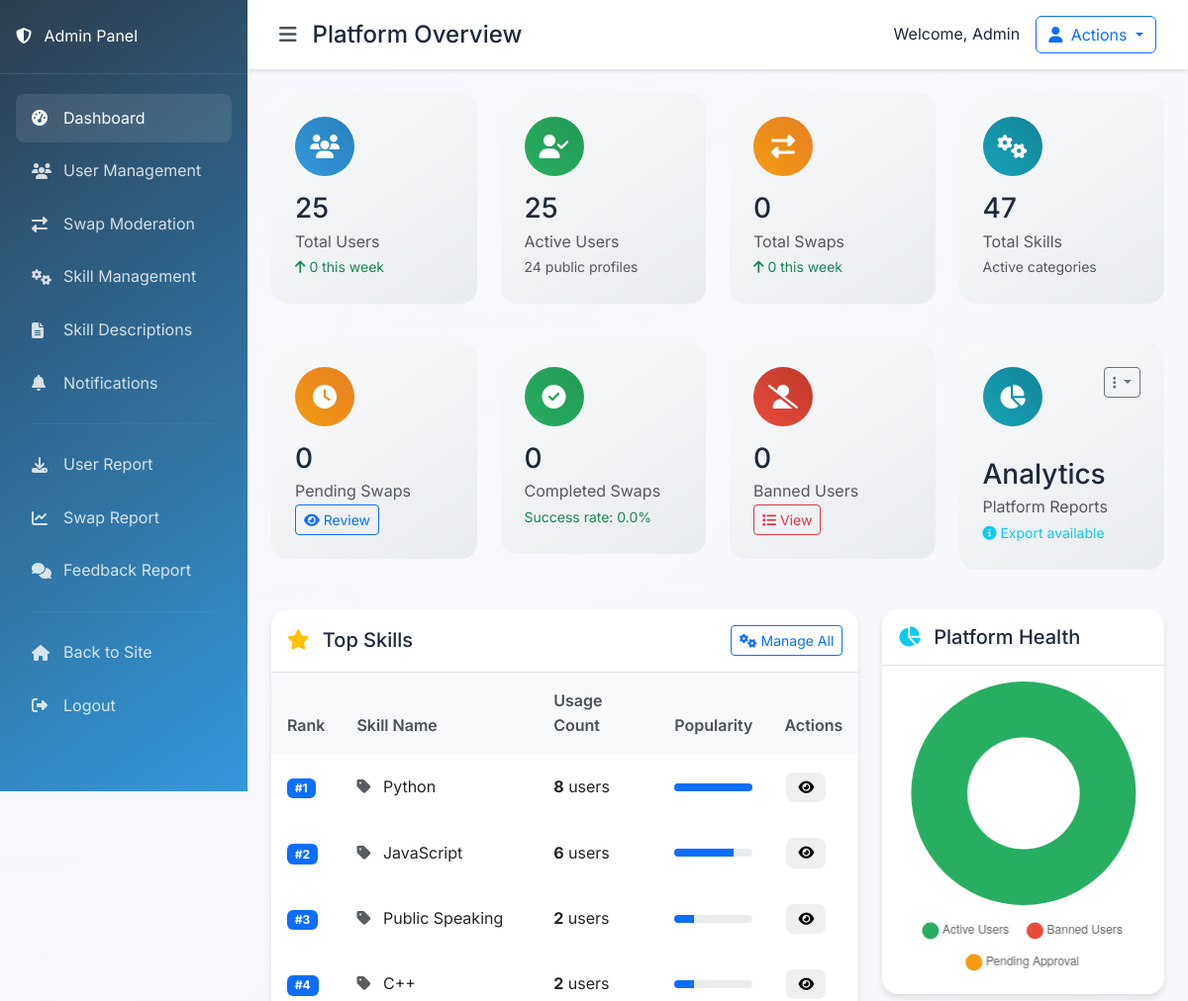
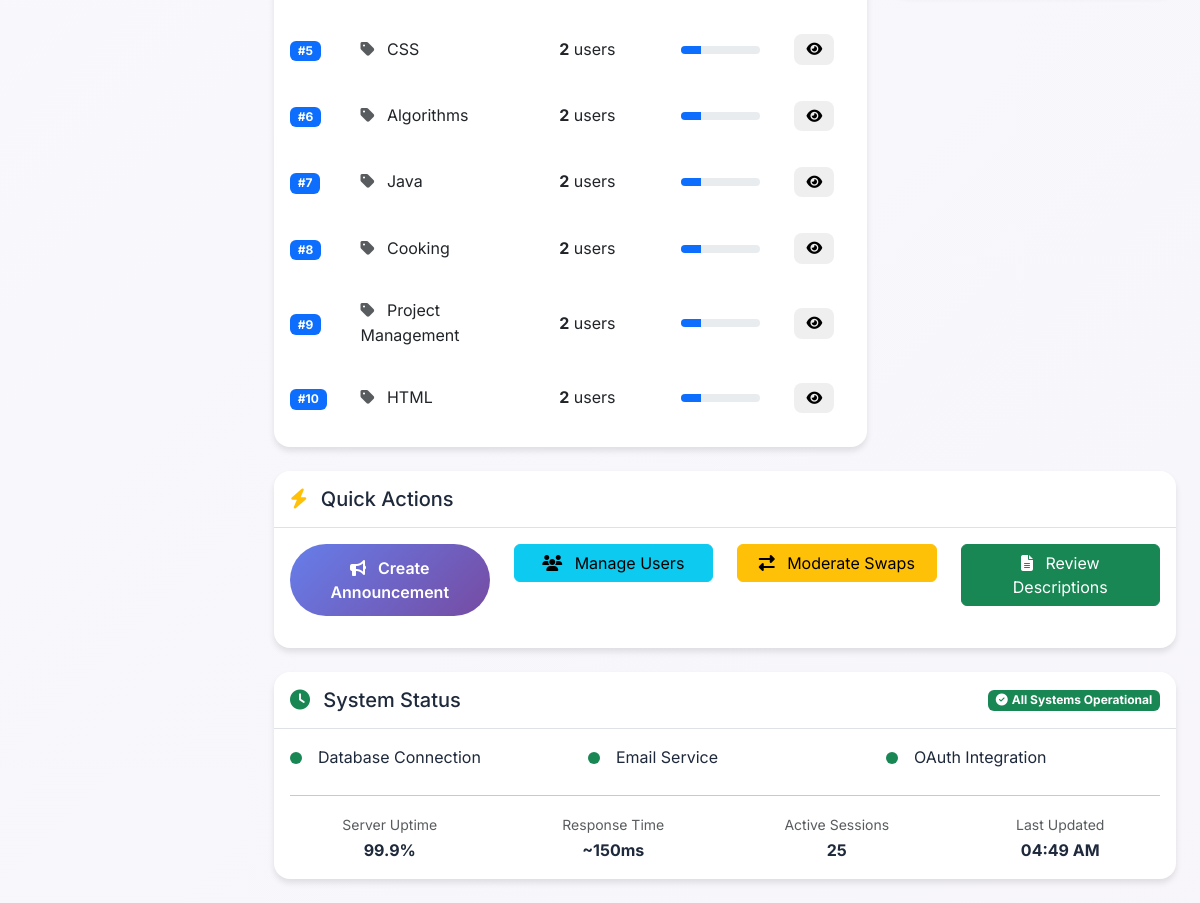
The page /admin/admin_dashboard (signed in) on the database its author committed (2 pictures, top to bottom).
### SkillSwapHub/models.py (models this page shows)
class Skill(db.Model):
    id = db.Column(db.Integer, primary_key=True)
    name = db.Column(db.String(100), unique=True, nullable=False)

### SkillSwapHub/admin_routes.py (the view)
    def decorated_function(*args, **kwargs):
        if not is_admin():
            flash('Access denied. Admin privileges required.', 'error')
            return redirect(url_for('main.index'))
        return f(*args, **kwargs)

### SkillSwapHub/templates/admin_dashboard.html (shortened to what this page needs)
{% extends "admin/admin_base.html" %}
{% block page_title %}Platform Overview{% endblock %}
{% block content %}
<div class="row mb-4">
    <div class="col-lg-3 col-md-6">
        <div class="stat-card">
            <div class="stat-icon stat-primary">
                <i class="fas fa-users"></i>
            </div>
            <h3 class="mb-1">{{ stats.total_users }}</h3>
            <p class="text-muted mb-0">Total Users</p>
            <small class="text-success">
                <i class="fas fa-arrow-up"></i> {{ stats.new_users_week }} this week
            </small>
        </div>
    </div>
    <div class="col-lg-3 col-md-6">
        <div class="stat-card">
            <div class="stat-icon stat-success">
                <i class="fas fa-user-check"></i>
            </div>
            <h3 class="mb-1">{{ stats.active_users }}</h3>
            <p class="text-muted mb-0">Active Users</p>
            <small class="text-muted">
                {{ stats.public_profiles }} public profiles
            </small>
        </div>
    </div>
    <div class="col-lg-3 col-md-6">
        <div class="stat-card">
            <div class="stat-icon stat-warning">
                <i class="fas fa-exchange-alt"></i>
            </div>
            <h3 class="mb-1">{{ stats.total_swaps }}</h3>
            <p class="text-muted mb-0">Total Swaps</p>
            <small class="text-success">
                <i class="fas fa-arrow-up"></i> {{ stats.new_swaps_week }} this week
            </small>
        </div>
    </div>
    <div class="col-lg-3 col-md-6">
        <div class="stat-card">
            <div class="stat-icon stat-info">
                <i class="fas fa-cogs"></i>
            </div>
            <h3 class="mb-1">{{ stats.total_skills }}</h3>
            <p class="text-muted mb-0">Total Skills</p>
            <small class="text-muted">
                Active categories
            </small>
        </div>
    </div>
</div>
<div class="row mb-4">
    <div class="col-lg-3 col-md-6">
        <div class="stat-card">
            <div class="stat-icon stat-warning">
                <i class="fas fa-clock"></i>
            </div>
            <h3 class="mb-1">{{ stats.pending_swaps }}</h3>
            <p class="text-muted mb-0">Pending Swaps</p>
            <a href="{{ url_for('admin.swap_moderation', status='pending') }}" class="btn btn-sm btn-outline-primary">
                <i class="fas fa-eye me-1"></i>Review
            </a>
        </div>
    </div>
    <div class="col-lg-3 col-md-6">
        <div class="stat-card">
            <div class="stat-icon stat-success">
                <i class="fas fa-check-circle"></i>
            </div>
            <h3 class="mb-1">{{ stats.completed_swaps }}</h3>
            <p class="text-muted mb-0">Completed Swaps</p>
            <small class="text-success">
                Success rate: {{ "%.1f"|format((stats.completed_swaps / stats.total_swaps * 100) if stats.total_swaps > 0 else 0) }}%
            </small>
        </div>
    </div>
    <div class="col-lg-3 col-md-6">
        <div class="stat-card">
            <div class="stat-icon stat-danger">
                <i class="fas fa-user-slash"></i>
            </div>
            <h3 class="mb-1">{{ stats.banned_users }}</h3>
            <p class="text-muted mb-0">Banned Users</p>
            <a href="{{ url_for('admin.user_list', status='banned') }}" class="btn btn-sm btn-outline-danger">
                <i class="fas fa-list me-1"></i>View
            </a>
        </div>
    </div>
    <div class="col-lg-3 col-md-6">
        <div class="stat-card">
            <div class="d-flex justify-content-between align-items-start mb-3">
                <div class="stat-icon stat-info">
                    <i class="fas fa-chart-pie"></i>
                </div>
                <div class="dropdown">
                    <button class="btn btn-sm btn-outline-secondary dropdown-toggle" data-bs-toggle="dropdown">
                        <i class="fas fa-ellipsis-v"></i>
                    </button>
                </div>
            </div>
            <h3 class="mb-1">Analytics</h3>
            <p class="text-muted mb-0">Platform Reports</p>
            <small class="text-info">
                <i class="fas fa-info-circle"></i> Export available
            </small>
        </div>
    </div>
</div>
<div class="row mb-4">
    <div class="col-lg-8">
        <div class="data-table">
            <div class="d-flex justify-content-between align-items-center p-3 border-bottom">
                <h5 class="mb-0">
                    <i class="fas fa-star me-2 text-warning"></i>
                    Top Skills
                </h5>
                <a href="{{ url_for('admin.skill_moderation') }}" class="btn btn-sm btn-outline-primary">
                    <i class="fas fa-cogs me-1"></i>Manage All
                </a>
            </div>
            <div class="table-responsive">
                <table class="table">
                    <thead>
                        <tr>
                            <th>Rank</th>
                            <th>Skill Name</th>
                            <th>Usage Count</th>
                            <th>Popularity</th>
                            <th>Actions</th>
                        </tr>
                    </thead>
                    <tbody>
                        {% for skill_name, usage_count in stats.top_skills %}
                        {% set max_usage = stats.top_skills[0][1] if stats.top_skills and stats.top_skills[0][1] else 0 %}
                        {% set width_percent = ((usage_count / max_usage * 100) | round(2)) if max_usage > 0 else 0 %}
                        <tr>
                            <td>
                                <span class="badge bg-primary">#{{ loop.index }}</span>
                            </td>
                            <td>
                                <i class="fas fa-tag me-2 text-muted"></i>
                                {{ skill_name }}
                            </td>
                            <td>
                                <strong>{{ usage_count }}</strong> users
                            </td>
                            <td>
                                <div class="progress" style="height: 8px;">
                                    <div class="progress-bar" style="width: {{ width_percent|float }}%;"></div>
                                </div>
                            </td>
                            <td>
                                <button class="action-btn btn-outline-info" onclick="viewSkillDetails('{{ skill_name }}')">
                                    <i class="fas fa-eye"></i>
                                </button>
                            </td>
                        </tr>
                        {% endfor %}
                    </tbody>
                </table>
            </div>
        </div>
    </div>
    <div class="col-lg-4">
        <div class="data-table">
            <div class="p-3 border-bottom">
                <h5 class="mb-0">
                    <i class="fas fa-chart-pie me-2 text-info"></i>
                    Platform Health
                </h5>
            </div>
            <div class="p-3">
                <canvas id="healthChart" width="300" height="300"></canvas>
            </div>
        </div>
    </div>
</div>
<div class="row mb-4">
    <div class="col-12">
        <div class="data-table">
            <div class="p-3 border-bottom">
                <h5 class="mb-0">
                    <i class="fas fa-bolt me-2 text-warning"></i>
                    Quick Actions
                </h5>
            </div>
            <div class="p-3">
                <div class="row">
                    <div class="col-lg-3 col-md-6 mb-3">
                        <a href="{{ url_for('admin.create_notification') }}" class="btn btn-primary w-100">
                            <i class="fas fa-bullhorn me-2"></i>
                            Create Announcement
                        </a>
                    </div>
                    <div class="col-lg-3 col-md-6 mb-3">
                        <a href="{{ url_for('admin.user_list') }}" class="btn btn-info w-100">
                            <i class="fas fa-users me-2"></i>
                            Manage Users
                        </a>
                    </div>
                    <div class="col-lg-3 col-md-6 mb-3">
                        <a href="{{ url_for('admin.swap_moderation') }}" class="btn btn-warning w-100">
                            <i class="fas fa-exchange-alt me-2"></i>
                            Moderate Swaps
                        </a>
                    </div>
                    <div class="col-lg-3 col-md-6 mb-3">
                        <a href="{{ url_for('admin.skill_descriptions') }}" class="btn btn-success w-100">
                            <i class="fas fa-file-alt me-2"></i>
                            Review Descriptions
                        </a>
                    </div>
                </div>
            </div>
        </div>
    </div>
</div>
<div class="row">
    <div class="col-12">
        <div class="data-table">
            <div class="d-flex justify-content-between align-items-center p-3 border-bottom">
                <h5 class="mb-0">
                    <i class="fas fa-clock me-2 text-success"></i>
                    System Status
                </h5>
                <span class="badge bg-success">
                    <i class="fas fa-check-circle me-1"></i>All Systems Operational
                </span>
            </div>
            <div class="p-3">
                <div class="row">
                    <div class="col-md-4">
                        <div class="d-flex align-items-center mb-2">
                            <div class="status-indicator bg-success rounded-circle me-3" style="width: 12px; height: 12px;"></div>
                            <span>Database Connection</span>
                        </div>
                    </div>
                    <div class="col-md-4">
                        <div class="d-flex align-items-center mb-2">
                            <div class="status-indicator bg-success rounded-circle me-3" style="width: 12px; height: 12px;"></div>
                            <span>Email Service</span>
                        </div>
                    </div>
                    <div class="col-md-4">
                        <div class="d-flex align-items-center mb-2">
                            <div class="status-indicator bg-success rounded-circle me-3" style="width: 12px; height: 12px;"></div>
                            <span>OAuth Integration</span>
                        </div>
                    </div>
                </div>
                <hr class="my-3">
                <div class="row text-center">
                    <div class="col-md-3">
                        <small class="text-muted">Server Uptime</small>
                        <div class="fw-bold">99.9%</div>
                    </div>
                    <div class="col-md-3">
                        <small class="text-muted">Response Time</small>
                        <div class="fw-bold">~150ms</div>
                    </div>
                    <div class="col-md-3">
                        <small class="text-muted">Active Sessions</small>
                        <div class="fw-bold">{{ stats.active_users }}</div>
                    </div>
                    <div class="col-md-3">
                        <small class="text-muted">Last Updated</small>
                        <div class="fw-bold" id="last-updated"></div>
                    </div>
                </div>
            </div>
        </div>
    </div>
</div>
{% endblock %}
{% block additional_js %}
<script>
    // Platform Health Chart
    const ctx = document.getElementById('healthChart').getContext('2d');
    const healthChart = new Chart(ctx, {
        type: 'doughnut',
        data: {
            labels: ['Active Users', 'Banned Users', 'Pending Approval'],
            datasets: [{
                data: {{ [stats.active_users, stats.banned_users, 0]|tojson }},
                backgroundColor: [
                    '#27ae60',
                    '#e74c3c',
                    '#f39c12'
                ],
                borderWidth: 0
            }]
        },
        options: {
            responsive: true,
            maintainAspectRatio: false,
            plugins: {
                legend: {
                    position: 'bottom',
                    labels: {
                        padding: 20,
                        usePointStyle: true
                    }
                }
            }
        }
    });
    // Skill details function
    function viewSkillDetails(skillName) {
        alert(`Viewing details for skill: ${skillName}\n\nThis would show detailed analytics for the skill.`);
    }
    // Real-time updates
    function updateStats() {
        // This would fetch real-time data
        console.log('Updating dashboard stats...');
    }
    // Update every 30 seconds
    setInterval(updateStats, 30000);
</script>
{% endblock %}

### rows shown on the page
Skill: name "Python", usage_count "8", {{ width_percent|float }} 100.0 (drawn)
Skill: name "JavaScript", usage_count "6", {{ width_percent|float }} 75.0 (drawn)
Skill: name "Public Speaking", usage_count "2", {{ width_percent|float }} 25.0 (drawn)
Skill: name "C++", usage_count "2", {{ width_percent|float }} 25.0 (drawn)
Skill: name "CSS", usage_count "2", {{ width_percent|float }} 25.0 (drawn)
Skill: name "Algorithms", usage_count "2", {{ width_percent|float }} 25.0 (drawn)
Skill: name "Java", usage_count "2", {{ width_percent|float }} 25.0 (drawn)
Skill: name "Cooking", usage_count "2", {{ width_percent|float }} 25.0 (drawn)
Skill: name "Project Management", usage_count "2", {{ width_percent|float }} 25.0 (drawn)
Skill: name "HTML", usage_count "2", {{ width_percent|float }} 25.0 (drawn)

### other values the page prints
{{ stats.total_users }} "25"
{{ stats.new_users_week }} "0"
{{ stats.active_users }} "25"
{{ stats.public_profiles }} "24"
{{ stats.total_swaps }} "0"
{{ stats.new_swaps_week }} "0"
{{ stats.total_skills }} "47"
{{ stats.pending_swaps }} "0"
{{ stats.completed_swaps }} "0"
{{ stats.banned_users }} "0"
chart data {{ [stats.active_users, stats.banned_users, 0]|tojson }} [25, 0, 0]
